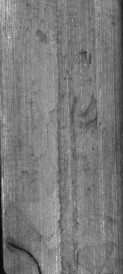
//> input picture ApplySaliencyToSurfaceInspection/exp4_num_32185.jpg, 123 x 274 px
$ ./DemoHarrisLikeSaliency   (built with g++ and OpenCV 4)
//> lines starting //> are read from the running program, lines starting //| are printed output that depends on the picture
//paper 26
#include "opencv2/highgui/highgui.hpp"
#include "opencv2/imgproc/imgproc.hpp"
#include <iostream>
#include <stdio.h>
#include <stdlib.h>

using namespace cv;
using namespace std;

/// Global variables
Mat src, src_gray;
int thresh = 200;
int max_thresh = 255;


char* source_window = "Source image";
char* corners_window = "Corners detected";

/// Function header
void cornerHarris_demo(int, void*);

/** @function main */
int main(int argc, char** argv)
{
	/// Load source image and convert it to gray
	src = imread("exp4_num_32185.jpg", 1);
//> src is the input picture: 274 rows x 123 cols, CV_8UC3; min 8, max 231, mean 121.8
	cvtColor(src, src_gray, CV_BGR2GRAY);

	/// Create a window and a trackbar
	namedWindow(source_window, CV_WINDOW_AUTOSIZE);
	createTrackbar("Threshold: ", source_window, &thresh, max_thresh, cornerHarris_demo);
	imshow(source_window, src);

	cornerHarris_demo(thresh, 0);

	waitKey(0);
	return(0);
}

/** @function cornerHarris_demo */
void cornerHarris_demo(int, void*)
{

	Mat dst, dstenhance, dst_norm, dst_norm_scaled;
	int dsize = 4;

	Mat img;
	cvtColor(src, img, CV_RGB2GRAY);
	resize(img, img, Size(img.cols / dsize, img.rows / dsize));
	Mat Ix, Iy;
	Sobel(img, Ix, CV_32F, 1, 0, 3, 1, 1, BORDER_DEFAULT);
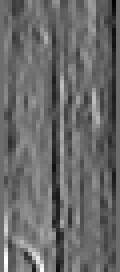
//> Ix: 68 rows x 30 cols, CV_32FC1 (shown 4 times larger); min -265, max 355, mean -7.4; drawn with min black and max white
	Sobel(img, Iy, CV_32F, 0, 1, 3, 1, 1, BORDER_DEFAULT);
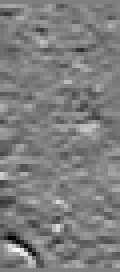
//> Iy: 68 rows x 30 cols, CV_32FC1 (shown 4 times larger); min -194, max 196, mean -0.6; drawn with min black and max white
	Mat Ix2, Iy2, Ixy;

	Ix2 = Ix.mul(Ix);
	Iy2 = Iy.mul(Iy);
	Ixy = Ix.mul(Iy);
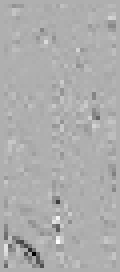
//> Ixy: 68 rows x 30 cols, CV_32FC1 (shown 4 times larger); min -41917, max 19097, mean -292.8; drawn with min black and max white

	//https://www.cnblogs.com/polly333/p/5416172.html

	GaussianBlur(Ix2, Ix2, Size(5, 5), 0);
	GaussianBlur(Iy2, Iy2, Size(5, 5), 0);
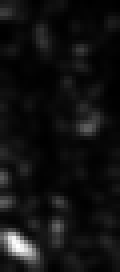
//> Iy2: 68 rows x 30 cols, CV_32FC1 (shown 4 times larger); min 44.46, max 17235.2, mean 1259.9; drawn with min black and max white
	GaussianBlur(Ixy, Ixy, Size(5, 5), 0);
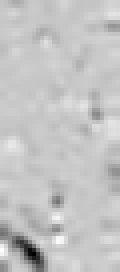
//> Ixy: 68 rows x 30 cols, CV_32FC1 (shown 4 times larger); min -14628.2, max 4015.6, mean -309.6; drawn with min black and max white
	Mat A, B;
	A = Ix2 - Iy2;
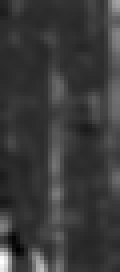
//> A: 68 rows x 30 cols, CV_32FC1 (shown 4 times larger); min -11754.4, max 57912.4, mean 4273.9; drawn with min black and max white

	A = A.mul(A) + 4 * Ixy.mul(Ixy);
	B = Ix2 + Iy2;

	normalize(A/10000000, A, 0, 255, NORM_MINMAX, CV_8UC1, Mat());
//> A: 68 rows x 30 cols, CV_8UC1
	normalize(B/10000000, B, 0, 255, NORM_MINMAX, CV_8UC1, Mat());
//> B: 68 rows x 30 cols, CV_8UC1

	imshow("A",A);
	imshow("B", B);


	addWeighted(A, 0.5, B, 0.5, 0, dst);
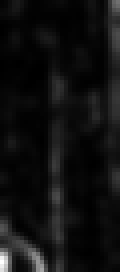
//> dst: 68 rows x 30 cols, CV_8UC1 (shown 4 times larger); min 0, max 255, mean 16.1
	resize(dst, dst, Size(img.cols * dsize, img.rows * dsize));
//> dst: 272 rows x 120 cols, CV_8UC1
	imshow("Contours", dst);


}

$ run again, with ApplySaliencyToSurfaceInspection/exp6_num_116623.jpg copied over ApplySaliencyToSurfaceInspection/exp4_num_32185.jpg
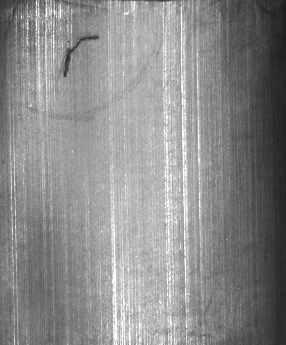
//> input picture ApplySaliencyToSurfaceInspection/exp6_num_116623.jpg, 286 x 345 px
//> src is the input picture: 345 rows x 286 cols, CV_8UC3; min 28, max 255, mean 138.9
//> in cornerHarris_demo, `GaussianBlur(Ixy, Ixy, Size(5, 5), 0);`:
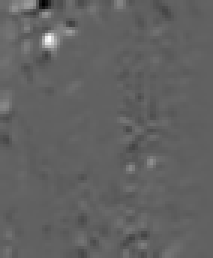
//> Ixy: 86 rows x 71 cols, CV_32FC1 (shown 3 times larger); min -14425.5, max 23265.8, mean 101.2; drawn with min black and max white
//> in cornerHarris_demo, `addWeighted(A, 0.5, B, 0.5, 0, dst);`:
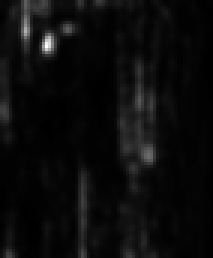
//> dst: 86 rows x 71 cols, CV_8UC1 (shown 3 times larger); min 0, max 255, mean 11.4

$ run again, with ApplySaliencyToSurfaceInspection/3.jpg copied over ApplySaliencyToSurfaceInspection/exp4_num_32185.jpg
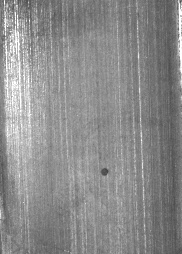
//> input picture ApplySaliencyToSurfaceInspection/3.jpg, 182 x 254 px
//> src is the input picture: 254 rows x 182 cols, CV_8UC3; min 69, max 255, mean 139.3
//> in cornerHarris_demo, `A = A.mul(A) + 4 * Ixy.mul(Ixy);`:
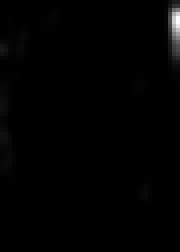
//> A: 63 rows x 45 cols, CV_32FC1 (shown 4 times larger); min 193.2, max 3.34e+10, mean 270345952; drawn with min black and max white
